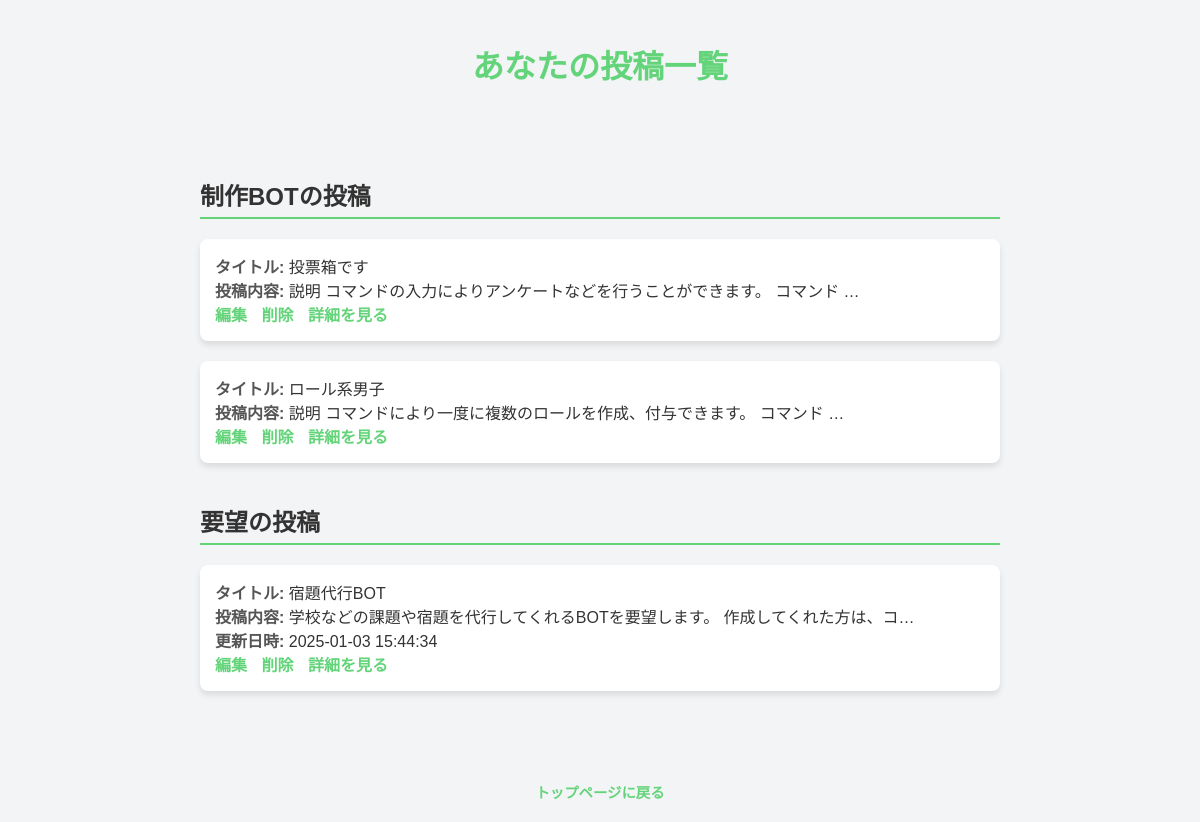
The app's page /my_posts (signed in) with its own data.
### models.py (models this page shows)
class Post(db.Model):
    id = db.Column(db.Integer, primary_key=True)
    type = db.Column(db.Integer, nullable=False, default=1)
    title = db.Column(db.Text, nullable=False)
    content = db.Column(db.Text, nullable=False)
    url = db.Column(db.Text, nullable=True)
    updated_at = db.Column(db.DateTime, nullable=False, default=datetime.utcnow)
    comments = db.relationship('Comment', backref='post', lazy=True, cascade="all, delete-orphan")
    user_id = db.Column(db.Integer, db.ForeignKey('user.id'), nullable=False)

### app.py (the view)
@app.route('/my_posts', methods=['GET'])
def my_posts():
    if 'user_id' not in session:
        flash('ログインしてください。')
        return redirect(url_for('login'))
    user_id = session['user_id']
    type1_posts = Post.query.filter_by(type=1).filter_by(user_id=user_id).all()
    for type1_post in type1_posts:
        type1_post.title = type1_post.title[0:20]+"…" if len(type1_post.title)>20 else type1_post.title
        type1_post.content = type1_post.content[0:41]+"…" if len(type1_post.content)>41 else type1_post.content
    type2_posts = Post.query.filter_by(type=2).filter_by(user_id=user_id).all()
    for type2_post in type2_posts:
        type2_post.title = type2_post.title[0:20]+"…" if len(type2_post.title)>20 else type2_post.title
        type2_post.content = type2_post.content[0:41]+"…" if len(type2_post.content)>41 else type2_post.content
    return render_template('my_posts.html', type1_posts=type1_posts, type2_posts=type2_posts)

### templates/my_posts.html (shortened to what this page needs)
<!DOCTYPE html>
<html lang="ja">
<head>
    <link href="{{ url_for('static', filename='css/my_posts.css') }}" rel="stylesheet">
</head>
<body>
    <h1>あなたの投稿一覧</h1>
    <div class="box">
    <div class="content">
    <h2>制作BOTの投稿</h2>
    {% if type1_posts %}
    <ul>
        {% for post in type1_posts %}
        <li>
            <strong>タイトル:</strong> {{ post.title }}<br>
            <strong>投稿内容:</strong> {{ post.content }}<br>
            <a href="{{ url_for('edit_post', post_id=post.id) }}">編集</a>
            <a href="{{ url_for('delete_post', post_id=post.id) }}" onclick="return confirm('本当に削除しますか？')">削除</a>
            <a href="{{ url_for('post_detail', post_id=post.id) }}">詳細を見る</a>
        </li>
        {% endfor %}
    </ul>
    {% else %}
        <p>投稿はありません。</p>
    {% endif %}
    <h2>要望の投稿</h2>
    {% if type2_posts %}
    <ul>
        {% for post in type2_posts %}
        <li>
            <strong>タイトル:</strong> {{ post.title }}<br>
            <strong>投稿内容:</strong> {{ post.content }}<br>
            <strong>更新日時:</strong> {{ moment(post.updated_at).format('YYYY-MM-DD HH:mm:ss') }}<br>
            <a href="{{ url_for('edit_post', post_id=post.id) }}">編集</a>
            <a href="{{ url_for('delete_post', post_id=post.id) }}" onclick="return confirm('本当に削除しますか？')">削除</a>
            <a href="{{ url_for('post_detail', post_id=post.id) }}">詳細を見る</a>
        </li>
        {% endfor %}
    </ul>
    {% else %}
        <p>投稿はありません。</p>
    {% endif %}
    </div>
    </div>
    <footer>
        <a href="{{ url_for('home') }}">トップページに戻る</a>
    </footer>
</body>
</html>

### static/css/my_posts.css (style rules this page uses)
body { font-family: 'Arial', sans-serif; background: #f3f4f6; margin: 0; padding: 20px; color: #333; }
.box { width:100%; }
.content { margin: auto; max-width: 800px; min-width: 400px; padding: 30px 25px; }
h1 { text-align: center; margin-bottom: 20px; font-size: 2em; color: #63d479; }
h2 { margin-top: 40px; font-size: 1.5em; color: #333; border-bottom: 2px solid #63d479; padding-bottom: 5px; }
ul { list-style-type: none; padding: 0; }
li { background: #fff; margin-bottom: 20px; padding: 15px; border-radius: 8px; box-shadow: 0 4px 6px rgba(0, 0, 0, 0.1); }
li strong { font-weight: bold; color: #555; }
a { text-decoration: none; color: #63d479; font-weight: bold; margin-right: 10px; transition: color 0.3s; }
a:last-of-type { margin-right: 0; }
footer { margin-top: 40px; text-align: center; font-size: 0.9em; color: #888; }

### records on screen
Post: title "投票箱です", content "説明 コマンドの入力によりアンケートなどを行うことができます。 コマンド …"
Post: title "ロール系男子", content "説明 コマンドにより一度に複数のロールを作成、付与できます。 コマンド …"
Post: title "宿題代行BOT", content "学校などの課題や宿題を代行してくれるBOTを要望します。 作成してくれた方は、コ…", updated_at "2025-01-03 15:44:34"
